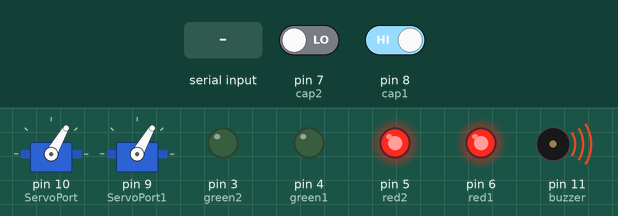
Recording of a sketch running on a simulated Arduino Uno, built with avr-gcc and run on an emulated ATmega328P. On the bench: 2 × servo, output pins drawn as LEDs (lit = HIGH), buzzer (waves = sounding). Inputs (shaded band) come from the test bench; at power-on: pin 7 (cap2) LOW, pin 8 (cap1) HIGH.

Above: at 7.05 s.
7.1 s: "1" received over Serial
At 7.35 s:
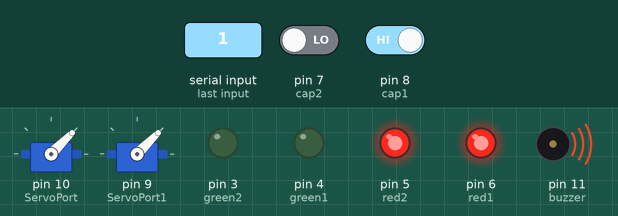
10.6 s: pin 7 (cap2) driven HIGH
14.1 s: pin 8 (cap1) driven LOW
At 17.0 s:
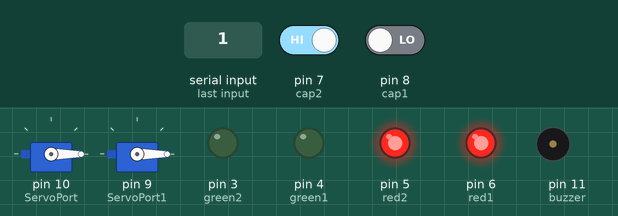
17.6 s: pin 8 (cap1) driven HIGH
At 18.1 s:
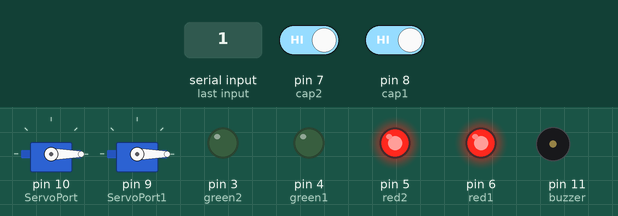
Timing chart, 0 to 20.1 s (numbered marks = the images above; inputs shaded):
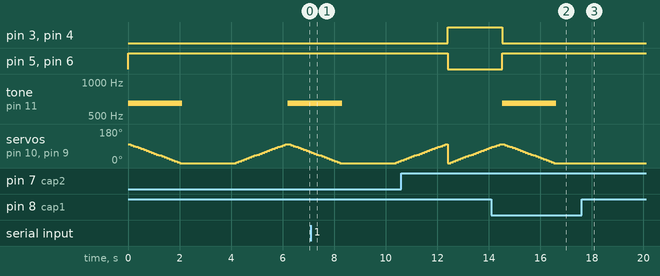

The sketch:

arduino_PN.ino
```cpp
#include <SoftwareSerial.h>
#include <Servo.h>
#define ServoPort 10
#define ServoPort1 9
Servo myservo;
Servo myservo1;
int buzzer=11;
const int cap1 = 8;
const int cap2= 7;
const int red1= 6;
const int red2= 5;
const int green1= 4;
const int green2= 3;
String etat="on";
void setup() {
  Serial.begin(115200);
  myservo.attach(ServoPort);
  myservo1.attach(ServoPort1);
  pinMode(cap1,INPUT);
  pinMode(cap2,INPUT);
  pinMode(red1,OUTPUT);
  pinMode(red2,OUTPUT);
  pinMode(green1,OUTPUT);
  pinMode(green2,OUTPUT);
  myservo.write(100);
  myservo1.write(100);
 digitalWrite(green1,HIGH);
  digitalWrite(green2,HIGH);}
 void FLB()
 { digitalWrite(green1,LOW);
  digitalWrite(green2,LOW);
  int pos;
  for(pos=100;pos>=0;pos-=5){
  digitalWrite(red1,HIGH);
  digitalWrite(red2,HIGH);
  myservo.write(pos);
  myservo1.write(pos);
  tone(buzzer,650);
  delay(100);}
  noTone(buzzer);
  delay(2000);
  etat="off";}
void OLB(){
  int pos;
  for(pos=0;pos<=100;pos+=5){
  myservo.write(pos);
  myservo1.write(pos);
  delay(100);}
  etat="on";
  digitalWrite(red1,LOW);
  digitalWrite(red2,LOW);
  digitalWrite(green1,HIGH);
  digitalWrite(green2,HIGH);}
void loop() {

if(etat=="on" and(digitalRead(cap1)==0 or digitalRead(cap2)==0))
{FLB();}
if(etat=="off" and(digitalRead(cap1)==0 or digitalRead(cap2)==0))
{OLB();}
if(Serial.available())
     {
     int data;
      data = Serial.read();
      if(data==48){
         FLB();}
      if(data==49)
         OLB();}
      }
```

Measured:
- after the input at 14.1 s, pin 3 (green2), pin 4 (green1): HIGH → LOW after 0.42 s; pin 5 (red2), pin 6 (red1): LOW → HIGH after 0.42 s; tone on pin 11 (buzzer): silent → 650 Hz after 0.42 s, → silent 2.1 s later
- after the input at 17.6 s, servo on pin 10 (ServoPort), servo on pin 9 (ServoPort1): stays 0° (without the input it goes to 5° after 1.1 s)
